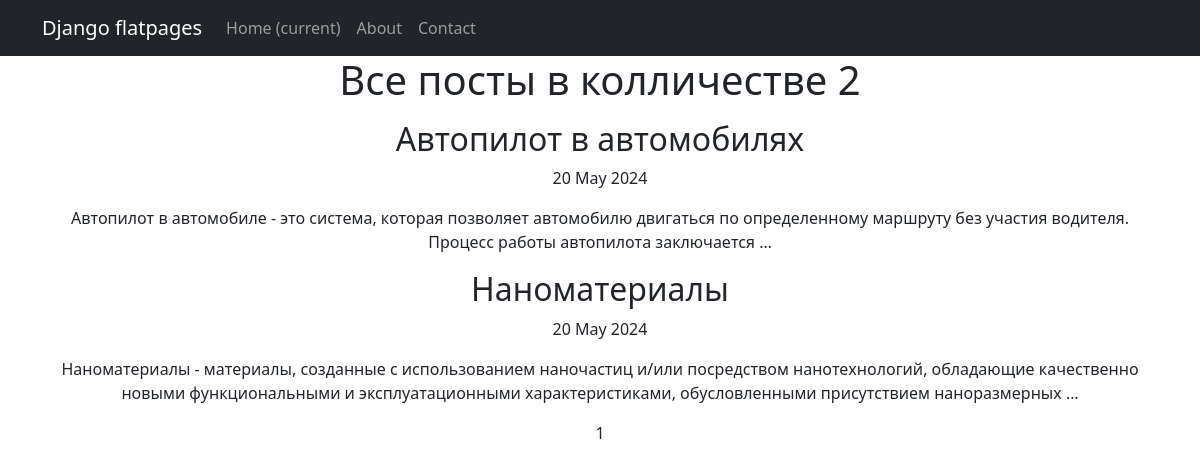
/articles/, run on an earlier commit of the app's database.
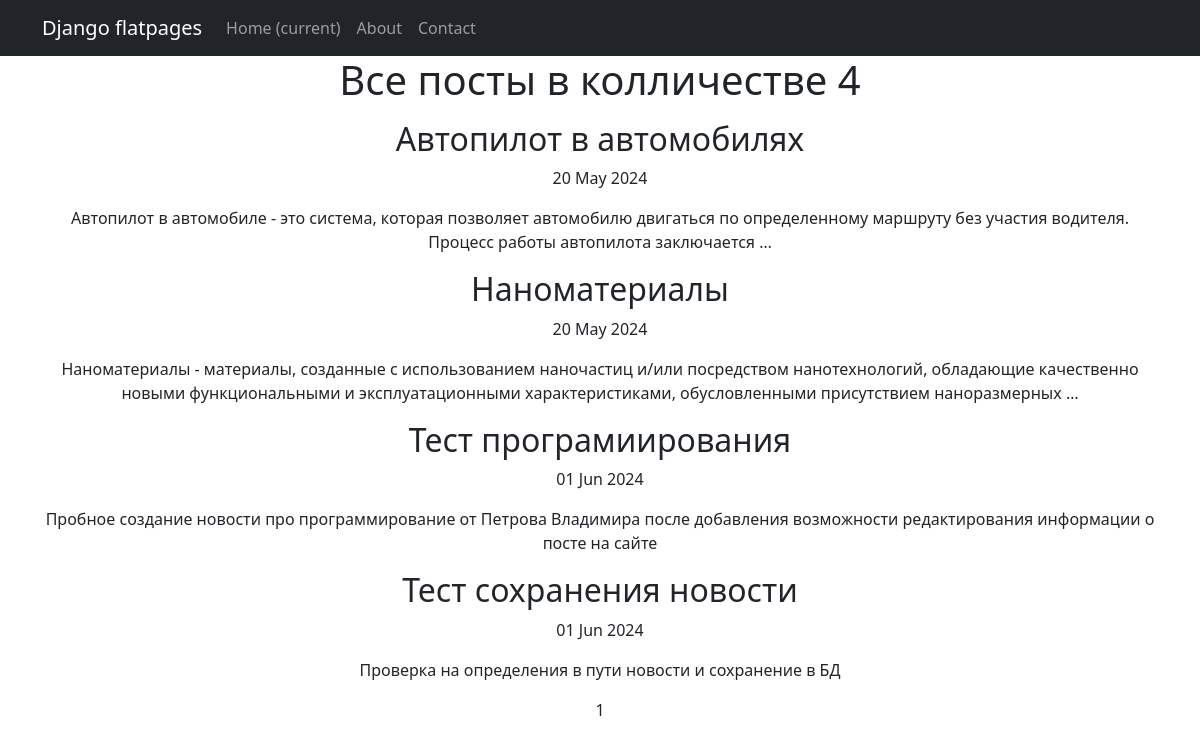
And on a later commit of the database.
### news_portal/models.py (models this page shows, shortened)
class Post(models.Model):
    article = "AR"
    news = "NW"
    POST_OPTIONS =[
        (article, "Статья"),
        (news, 'Новость')
    ]
    author = models.ForeignKey(Author, on_delete=models.CASCADE)
    post_type = models.CharField(max_length=2,
                                 choices=POST_OPTIONS,
                                 default=article)
    public_date = models.DateTimeField(auto_now_add=True)
    category = models.ManyToManyField(Category, through="PostCategory")
    topic = models.CharField(max_length=255)
    content = models.TextField()
    rating = models.IntegerField(default=0)

### news_portal/views.py (the view)
# urls.py: path('', PostsList.as_view(), name='posts_list'),
class PostsList(ListView):
    model = Post
    ordering = "public_date"
    template_name = "posts.html"
    context_object_name = "posts"
    paginate_by = 10
    def get_queryset(self):
        queryset = super().get_queryset()
        if 'news' in self.request.path_info:
            queryset = Post.objects.filter(post_type="NW")
        else:
            queryset = Post.objects.filter(post_type="AR")
        return queryset

### templates/posts.html (shortened to what this page needs)
{% extends 'flatpages/default.html' %} {% load custom_filters %}
{% load custom_tags %}
{% block title%} Posts {% endblock title %} {% block content %}
<h1>Все посты в колличестве {{ posts| length }}</h1>
{% if posts %} {% for post in posts %}
<p><h2>{{ post.topic }}</h2> {{ post.public_date|date:'d M Y' }}</p>
<p>{{ post.content|truncatewords:20 }}</p>
{% endfor %} {% else %}
<h2>Постов нет!</h2>
{% endif %}
{{ page_obj.number }}
{% endblock content %}

### templates/flatpages/default.html (shortened to what this page needs)
<!DOCTYPE html>
<html lang="en">
  <head>
    {% load static %}
    <link href="{% static 'css/styles.css' %}" rel="stylesheet" />
  </head>
  <body>
    <nav class="navbar navbar-expand-lg navbar-dark bg-dark static-top">
      <div class="container">
        <a class="navbar-brand" href="#">Django flatpages</a>
        <div class="collapse navbar-collapse" id="navbarResponsive">
          <ul class="navbar-nav ml-auto">
            <li class="nav-item active">
              <a class="nav-link" href="#"
                >Home
                <span class="sr-only">(current)</span>
              </a>
            </li>
            <li class="nav-item">
              <a class="nav-link" href="/about/">About</a>
            </li>
            <li class="nav-item">
              <a class="nav-link" href="/contacts/">Contact</a>
            </li>
          </ul>
        </div>
      </div>
    </nav>
    <div class="container">
      <div class="row">
        <div class="col-lg-12 text-center">
          {% block content %} {{ flatpage.content }} {% endblock content %}
        </div>
      </div>
    </div>
  </body>
</html>

What changed in the data, as far as the page shows it:
added Post: topic "Тест програмиирования", public_date "01 Jun 2024", content "Пробное создание новости про программирование от Петрова Владимира после добавления возможности редактирования информации о посте на сайте"
added Post: topic "Тест сохранения новости", public_date "01 Jun 2024", content "Проверка на определения в пути новости и сохранение в БД"
Also different on the page:
{{ posts| length }}: "2" → "4"
